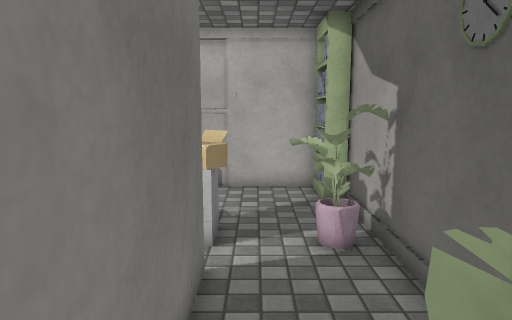
view 1 (above)

16 first-person views from a walk through a scene from a Unity 3-D project. The camera is 1.5 m above the floor, tilts 8° down and sees 70° across. The floor is counted in squares, 0.5 m on a side. Each view is taken from the middle of a square. On the plan, view 1 faces up. The plan holds only what a view shows up to about 20 squares ahead; the rest is blank. Surface patterns are stand-ins for the level's own textures.

view 2
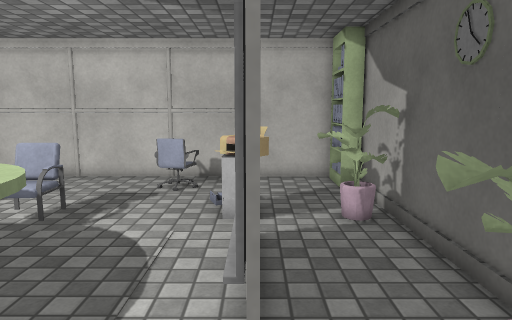

view 3
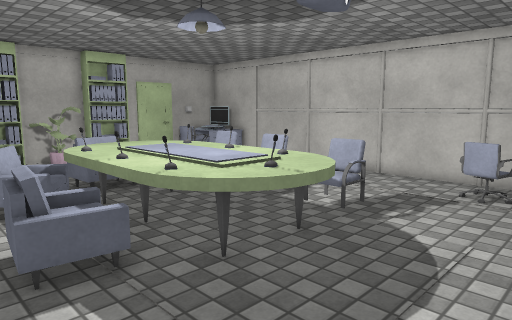

view 4
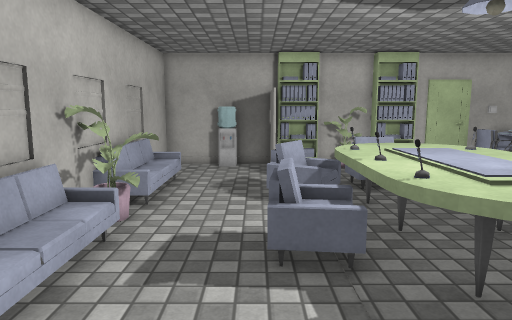

view 5
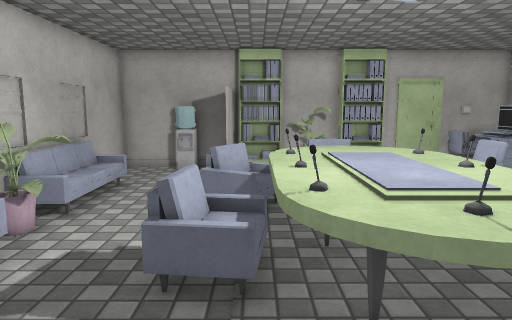

view 6
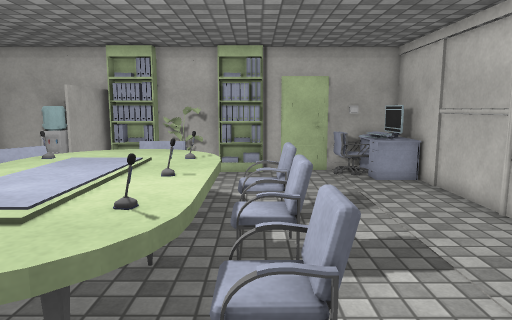

view 7
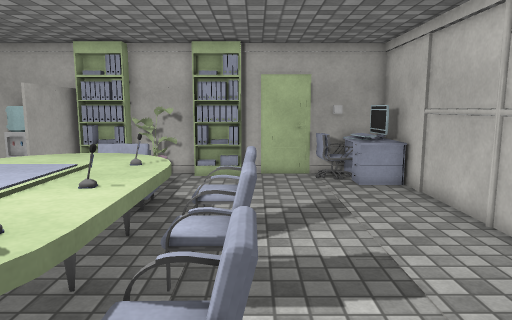

view 8
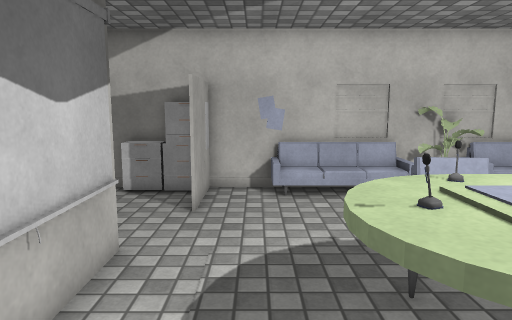

view 9
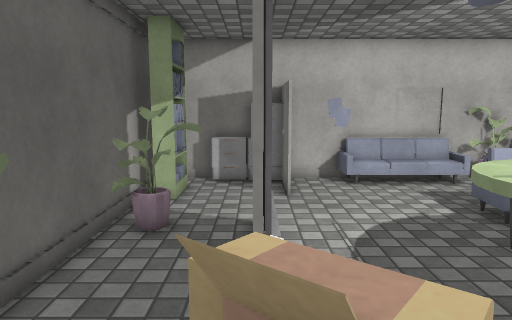

view 10
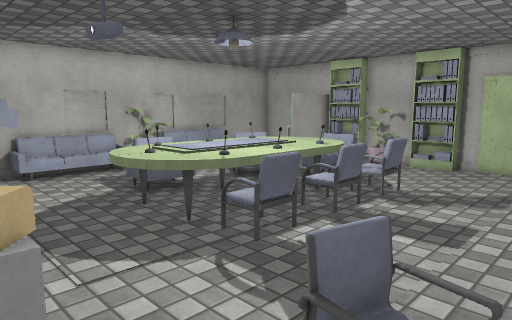

view 11
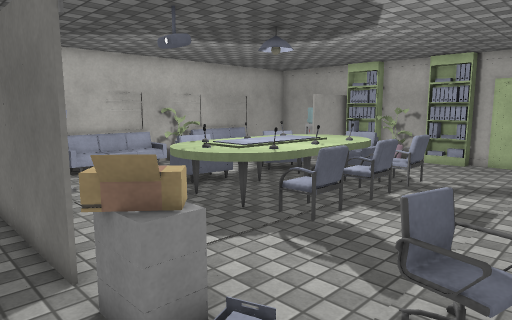

view 12
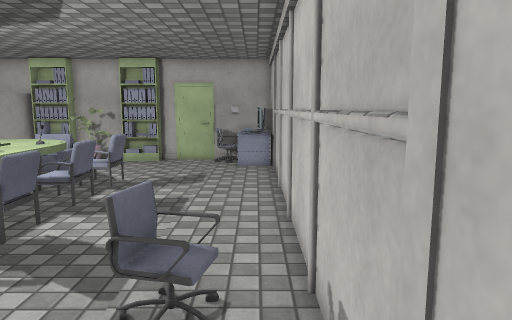

view 13
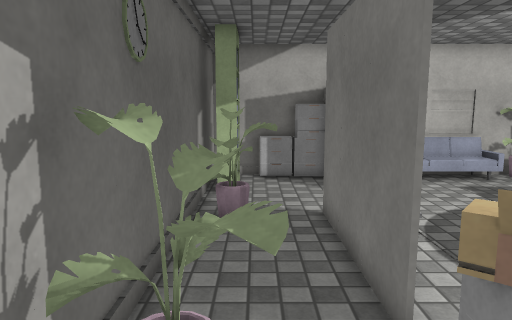

view 14
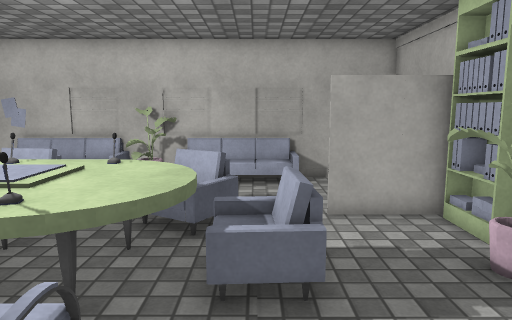

view 15
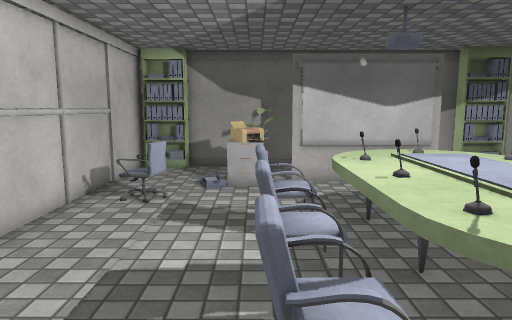

view 16
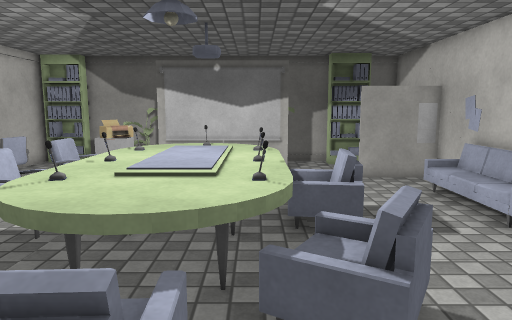

### Floor plan
Points are (right, up) in squares from view 1. A wall is a line through its corners. A room is listed if a view was taken in it or the views show most of it. See-through windows are left out.
Room 1 (views 1, 2, 3, 4, 5, 6, 7, 8, 9, 10, 11, 12, 13, 14, 15, 16)
walls: (-1, 3.7) (-1, 0.5); (-1.1, 5.5) (-1.1, 6.6); (-1, 6.6) (-1, 5.4); (-1.1, 0.5) (-1.1, 3.6); (-17.2, -0.2) (-21, -0.2); (-2.1, -2.4) (-2.1, -5.9); (-20.9, 5.4) (-20.9, 2.3); (-2.2, -6) (-2.2, -2.4); (-20.9, 0.3) (-20.9, -5.9) (2.9, -5.9) (2.9, 11.5); (-20, -2) (-19.9, -2.5); (-21, -0.1) (-17, -0.1); (-20.9, -2) (-20.2, -2) (-19.8, -2.3) (-20, -2.9); (-20.9, 11.5) (-20.9, 7.3); (3, 14) (-20.9, 14) (-20.9, 12.4)
low walls: (-11.2, 3.4) (-11.2, 4.5); (-11.5, 3.4) (-11.5, 4.5) (-8.4, 4.5); (-19.9, -2) (-19.9, -3); (-20.1, -2) (-20.1, -2.9); (-18, 13.9) (-18, 12) (-19.4, 12); (-20.7, 13.1) (-20.7, 12.4)
objects: other object (-21, 1) to (-20, 2); other object (-21, 5) to (-20, 7); other object (-20, 3) to (-19, 4); other object (-20, 11) to (-19, 11); other object (-20, 12); other object (-20, 13); other object (-17, -5) to (-17, -4); other object (-16, 3) to (-14, 5); other object (-14, -1) to (-12, 2); other object (-14, 1) to (-5, 6); other object (-13, 7) to (-12, 8); other object (-13, 14); other object (-11, 7) to (-9, 8); other object (-10, -5); other object (-10, -1) to (-7, 1); other object (-9, -6) to (-9, -5); other object (-9, 14); other object (-8, 4); other object (-8, 7) to (-6, 8); other object (-5, 11) to (-3, 12); other object (-5, 14); other object (-2, 8) to (-1, 8); other object (-2, 9) to (-1, 9); other object (-1, -5); other object (0, -5) to (1, -5); other object (1, 1) to (2, 2); other object (1, 7) to (2, 8); other object (2, -4) to (2, -2); other object (2, 12) to (3, 13)

Positions as (right, up) in squares from view 1, and headings:
1: (0, 0), facing up
2: (-1, -2), facing up
3: (-1, -2), facing up-left
4: (-1, -1), facing left
5: (-2, 1), facing left
6: (-3, 7), facing left
7: (-4, 8), facing left
8: (-4, 8), facing down
9: (-1, 10), facing down
10: (-1, 13), facing down-left
11: (1, 13), facing down-left
12: (1, 13), facing left
13: (1, 11), facing down
14: (-15, 10), facing down
15: (-16, 8), facing right
16: (-18, 2), facing right
